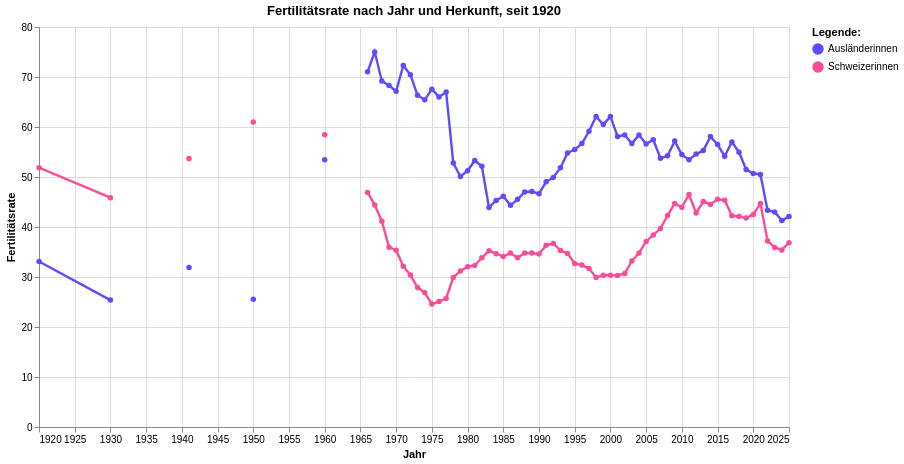

Write notebook code for a chart like this one.
### Code cell
grafik4 = mypy_dv.plot_altair_multiline_highlight(
    data = myAgg2.reset_index().sort_values('HerkunftMutterCd', ascending=True)
    ,x = 'StichtagDatJahr'
    ,y = 'mean_Fertilitaetsrate_noDM'
    ,x_beschriftung = 'Jahr'
    , y_beschriftung = 'Fertilitätsrate'
    ,category = "HerkunftMutterLang"
    ,category_beschriftung= 'Legende:'
    ,warning_status = "ignore" #always or ignore
    ,custom_palette=[zuericolors_qual12br[0], zuericolors_qual12br[4]]
    ,myTitle="Fertilitätsrate nach Jahr und Herkunft, seit "+data_min_date
)
grafik4

### Figure 1 — Vega-Lite specification as saved in the notebook (floating-point values rounded to 4 significant figures; data arrays with more than 128 entries replaced by an {"elided": "..."} marker saying what was removed)
{"config": {"view": {"continuousWidth": 300, "continuousHeight": 300}}, "layer": [{"mark": {"type": "circle"}, "encoding": {"color": {"field": "HerkunftMutterLang", "legend": {"orient": "right", "title": "Legende:"}, "scale": {"range": ["#5D4BFE", "#FC4C99"]}, "type": "nominal"}, "opacity": {"value": 1.3}, "tooltip": [{"field": "StichtagDatJahr", "type": "temporal"}, {"field": "HerkunftMutterLang", "type": "nominal"}, {"field": "mean_Fertilitaetsrate_noDM", "type": "quantitative"}], "x": {"axis": {"title": "Jahr"}, "field": "StichtagDatJahr", "type": "temporal"}, "y": {"axis": {"title": "Fertilitätsrate"}, "field": "mean_Fertilitaetsrate_noDM", "type": "quantitative"}}, "name": "view_27", "title": "Fertilitätsrate nach Jahr und Herkunft, seit 1920"}, {"mark": {"type": "line"}, "encoding": {"color": {"field": "HerkunftMutterLang", "legend": {"orient": "right", "title": "Legende:"}, "scale": {"range": ["#5D4BFE", "#FC4C99"]}, "type": "nominal"}, "strokeWidth": {"condition": {"test": {"not": {"param": "param_27"}}, "value": 1.2}, "value": 2.4}, "tooltip": [{"field": "StichtagDatJahr", "type": "temporal"}, {"field": "HerkunftMutterLang", "type": "nominal"}, {"field": "mean_Fertilitaetsrate_noDM", "type": "quantitative"}], "x": {"axis": {"title": "Jahr"}, "field": "StichtagDatJahr", "type": "temporal"}, "y": {"axis": {"title": "Fertilitätsrate"}, "field": "mean_Fertilitaetsrate_noDM", "type": "quantitative"}}, "title": "Fertilitätsrate nach Jahr und Herkunft, seit 1920"}], "data": {"name": "data-08dc26363df7fb1e832d8604606d2ef5"}, "height": 400, "params": [{"name": "param_27", "select": {"type": "point", "fields": ["HerkunftMutterLang"], "nearest": true, "on": "pointerover"}, "views": ["view_27"]}], "width": 750, "$schema": "https://vega.github.io/schema/vega-lite/v5.8.0.json", "datasets": {"data-08dc26363df7fb1e832d8604606d2ef5": {"elided": "188 records"}}}
